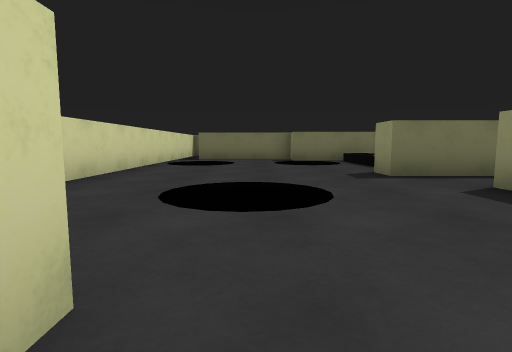
View 1 (above)

19 first-person views from a walk through a scene from a Unity 3-D project. The camera is 0.58 m above the floor, tilts 6° down and sees 80° across. The floor is counted in squares, 1 m on a side. Each view is taken from the middle of a square. On the plan, view 1 faces up. The plan holds only what a view shows up to about 9 squares ahead; the rest is blank. The player character is not drawn.

View 2
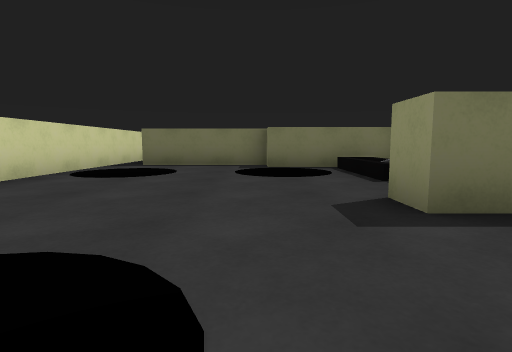

View 3
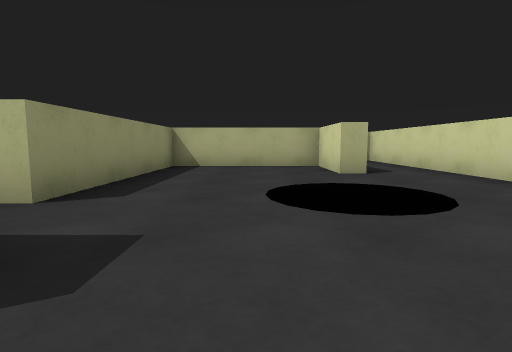

View 4
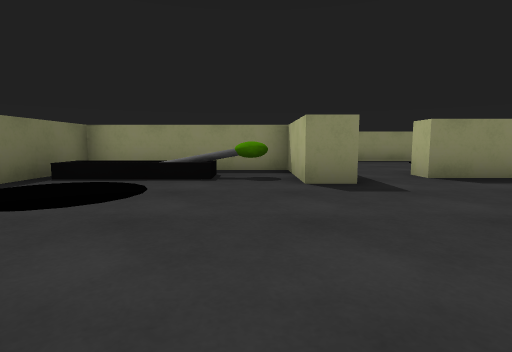

View 5
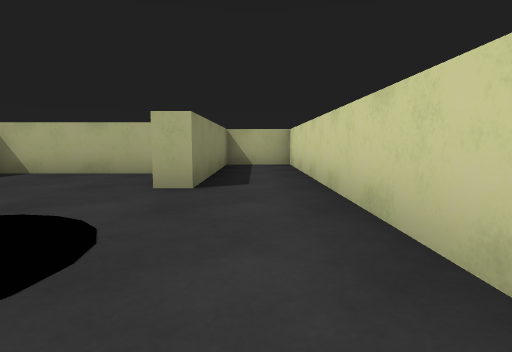

View 6
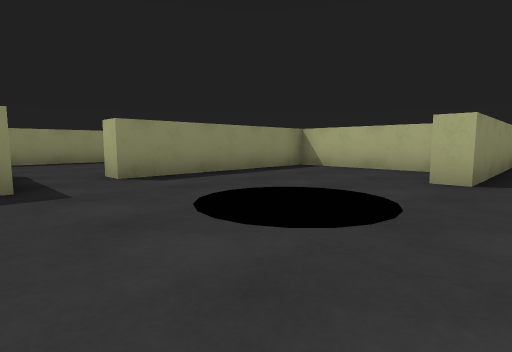

View 7
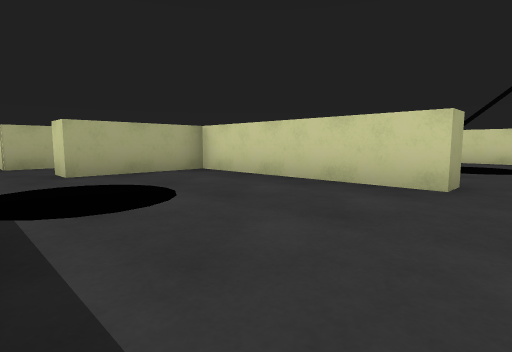

View 8
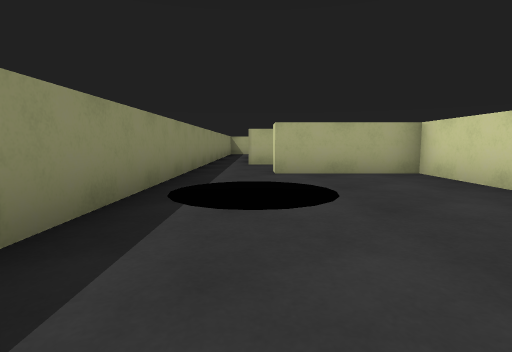

View 9
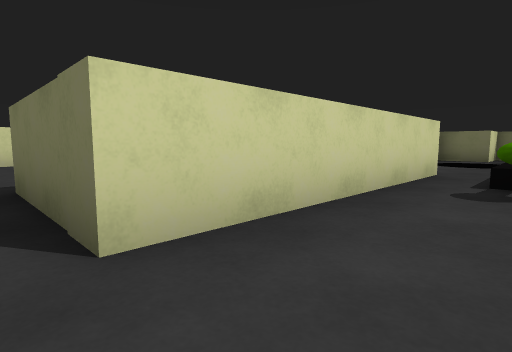

View 10
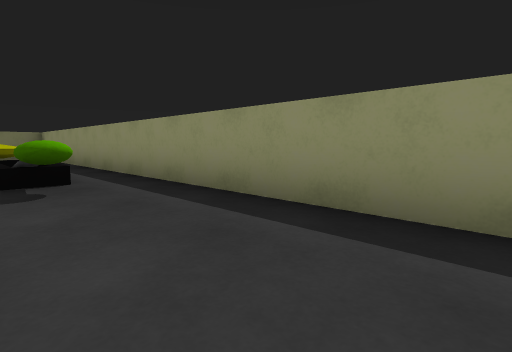

View 11
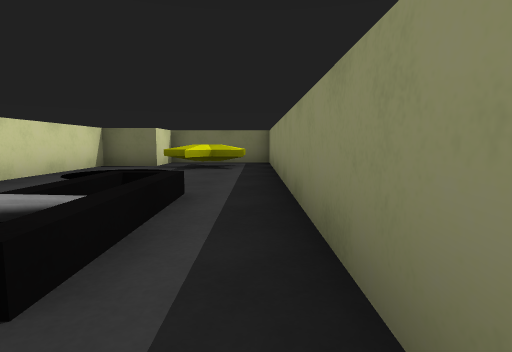

View 12
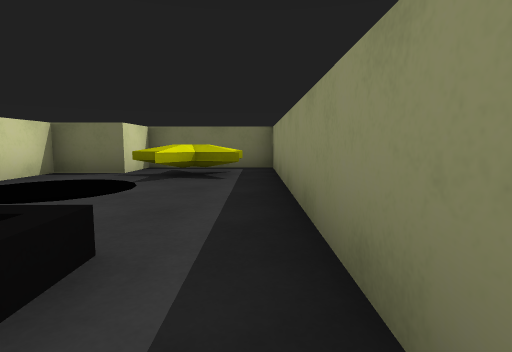

View 13
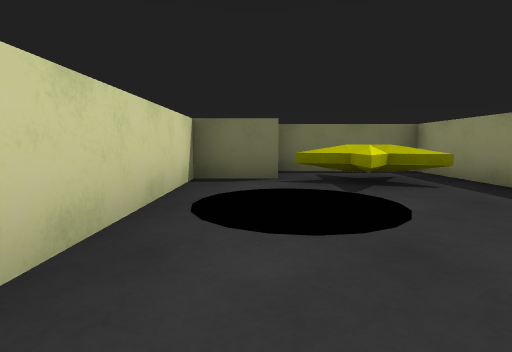

View 14
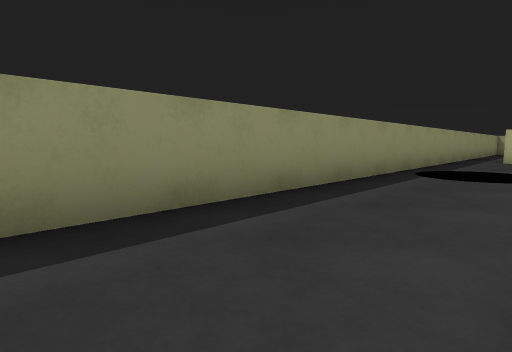

View 15
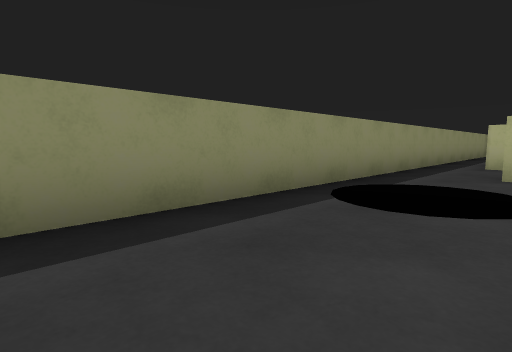

View 16
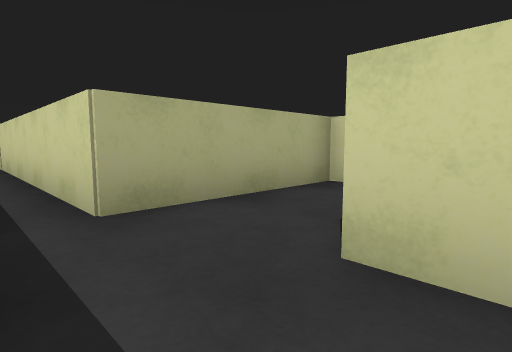

View 17
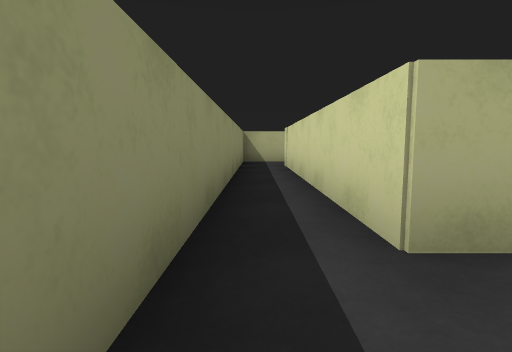

View 18
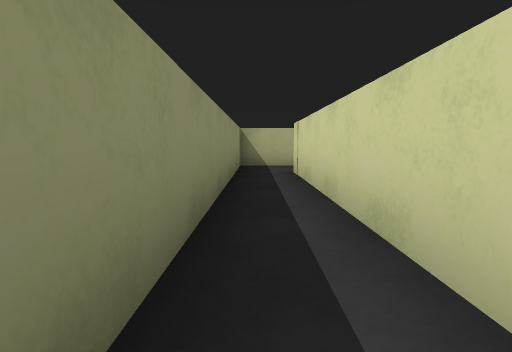

View 19
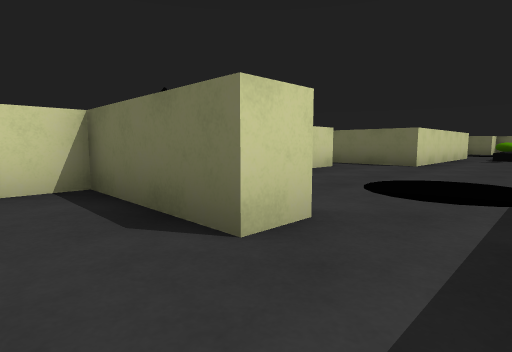

### Floor plan
Ten units are one square. View 1 is at (0, 0); x grows to the right and y downward. Boxes are objects, and circles mark ways between rooms. Rooms are numbered by the first view taken in them; rooms with no view inside come last. Other rooms are left out.
<svg viewBox="-35 -190 125 317">
<path fill="none" stroke="#000" d="M48 -62 48 -107 12 -107M14 -115 -22 -115M-30 -121 -30 36 -12 36 -12 -10 -6 -10 -6 10 32 10 32 -41 38 -41M54 -115 54 -55 48 -55M38 -41 38 10 66 10 66 18M40 -171 40 -131M84 25 84 -185 54 -185M72 36 72 102M69 122 84 122 84 35M66 18 38 18 38 36 72 36M84 35 84 25"/>
<rect x="-25" y="-105" width="20" height="20" fill="#bbb"><title>other object</title></rect>
<rect x="-15" y="-45" width="20" height="20" fill="#bbb"><title>other object</title></rect>
<rect x="25" y="-65" width="20" height="10" fill="#bbb"><title>block</title></rect>
<rect x="25" y="-85" width="20" height="20" fill="#bbb"><title>other object</title></rect>
<rect x="25" y="-95" width="10" height="10" fill="#bbb"><title>other object</title></rect>
<rect x="25" y="-105" width="10" height="10" fill="#bbb"><title>other object</title></rect>
<rect x="35" y="-185" width="20" height="20" fill="#bbb"><title>block</title></rect>
<rect x="45" y="-155" width="20" height="20" fill="#bbb"><title>other object</title></rect>
<rect x="55" y="-25" width="30" height="20" fill="#bbb"><title>other object</title></rect>
<rect x="55" y="-175" width="10" height="10" fill="#bbb"><title>star</title></rect>
<rect x="65" y="-125" width="10" height="40" fill="#bbb"><title>other object</title></rect>
<circle cx="40" cy="-50" r="3" fill="#2a7"/>
<circle cx="75" cy="15" r="3" fill="#2a7"/>
<circle cx="80" cy="40" r="3" fill="#2a7"/>
<text x="0" y="-60">1</text>
<text x="70" y="-90">2</text>
<text x="80" y="70">3</text>
<text x="60" y="30">4</text>
</svg>
Room 1 opens to room 2. Room 2 opens to room 4. Room 3 opens to room 4.

Where each view was taken, in squares from view 1:
view 1: 0 up, 0 right, facing up
view 2: 3 up, 1 right, facing up
view 3: 7 up, 1 right, facing down
view 4: 7 up, 2 left, facing right
view 5: 5 up, 2 left, facing down
view 6: 6 up, 2 left, facing down-right
view 7: 5 up, 8 right, facing down-left
view 8: 5 up, 7 right, facing down
view 9: 5 up, 7 right, facing up-left
view 10: 5 up, 6 right, facing up-right
view 11: 9 up, 8 right, facing up
view 12: 11 up, 8 right, facing up
view 13: 12 up, 5 right, facing up
view 14: 8 up, 6 right, facing down-right
view 15: 5 up, 6 right, facing down-right
view 16: 1 down, 8 right, facing down-left
view 17: 2 down, 8 right, facing down
view 18: 4 down, 8 right, facing down
view 19: 3 down, 8 right, facing up-left
